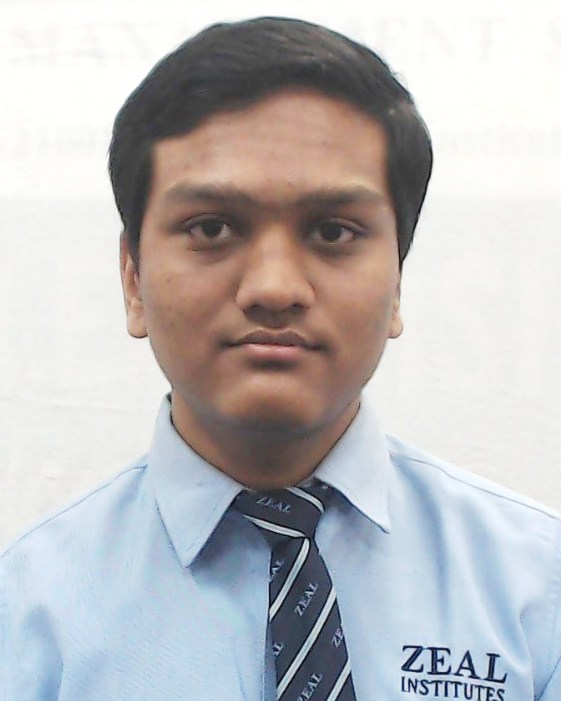
#> input picture HTML files/ZEAL_PROJECTS(WAD)/125UAD1349photo.jpg, 561 x 701 px, given in place of the camera
$ python face_detection.py
#> lines starting #> are read from the running program, lines starting #| are printed output that depends on the picture; after the words box and inside, x2 and y2 are one past the last pixel; in counts of white or black regions, pixels touching at a corner belong together
import cv2
import numpy as np


face_cascade = cv2.CascadeClassifier(
    cv2.data.haarcascades + "haarcascade_frontalface_default.xml"
)

eye_cascade = cv2.CascadeClassifier(
    cv2.data.haarcascades + "haarcascade_eye_tree_eyeglasses.xml"
)

smile_cascade = cv2.CascadeClassifier(
    cv2.data.haarcascades + "haarcascade_smile.xml"
)


video_cap = cv2.VideoCapture(0)

while True:
    ret, frame = video_cap.read()
#> frame is the input picture: shape (701, 561, 3); mean B, G, R 189, 187.5, 188.9
    if not ret:
        break


    gray = cv2.cvtColor(frame, cv2.COLOR_BGR2GRAY)
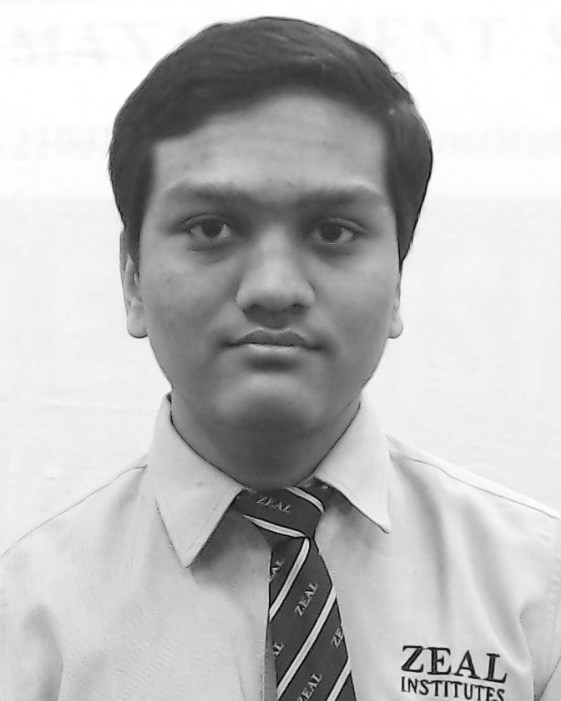
#> gray: shape (701, 561); min 1, max 255, mean 188.1

    faces = face_cascade.detectMultiScale(gray, 1.3, 5)
#> faces = [[97, 100, 337, 337]]

    for (x, y, w, h) in faces:

        cv2.rectangle(frame, (x, y), (x+w, y+h), (255, 0, 0), 2)
        cv2.putText(frame, "Face", (x, y-10),
                    cv2.FONT_HERSHEY_SIMPLEX, 0.7, (255, 0, 0), 2)

        roi_gray = gray[y:y+h, x:x+w]
        roi_color = frame[y:y+h, x:x+w]


        eyes = eye_cascade.detectMultiScale(roi_gray, 1.1, 5)
        for (ex, ey, ew, eh) in eyes:
            cv2.rectangle(roi_color, (ex, ey),
                          (ex+ew, ey+eh), (0, 255, 0), 2)


        smiles = smile_cascade.detectMultiScale(
            roi_gray,
            scaleFactor=1.7,
            minNeighbors=20
        )
        for (sx, sy, sw, sh) in smiles:
            cv2.rectangle(roi_color, (sx, sy),
                          (sx+sw, sy+sh), (0, 0, 255), 2)
            cv2.putText(frame, "Smile", (x+sx, y+sy-10),
                        cv2.FONT_HERSHEY_SIMPLEX, 0.6, (0, 0, 255), 2)
#> this loop made 1 pass
#> (x, y, w, h, eyes, smiles) on pass 1: (97, 100, 337, 337, [[206, 103, 60, 60], [81, 97, 66, 66]], [[120, 225, 104, 52], [86, 211, 177, 88]])
#> pass 1, `roi_gray = gray[y:y+h, x:x+w]`:
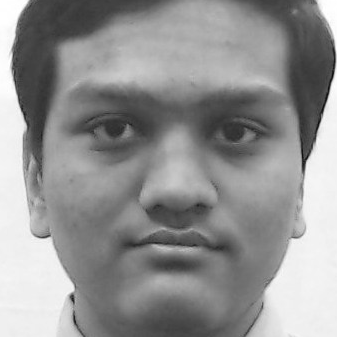
#> roi_gray: shape (337, 337); min 11, max 255, mean 146.3
#> pass 1, `roi_color = frame[y:y+h, x:x+w]`:
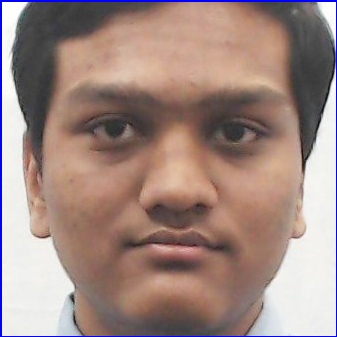
#> roi_color: shape (337, 337, 3); mean B, G, R 131, 137.2, 160.7
#> after the loop:
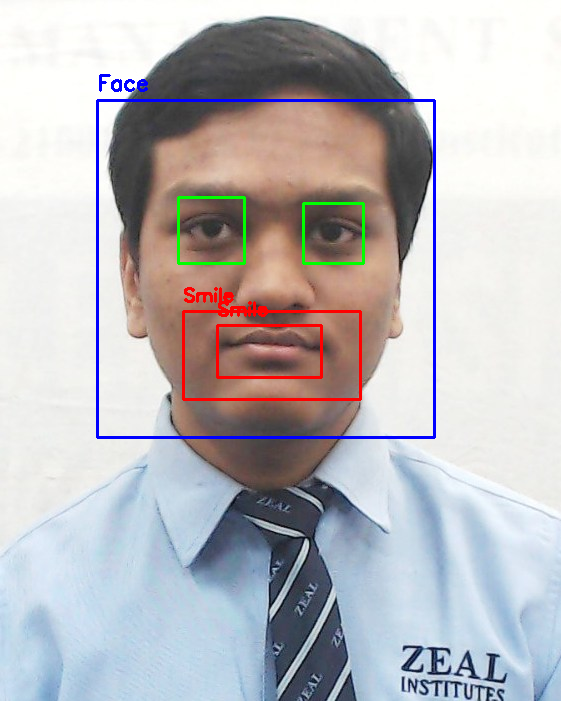
#> frame: shape (701, 561, 3); 2.32% of pixels changed, all inside (x1, y1, x2, y2) = (96, 74, 436, 439)
#> after the loop:
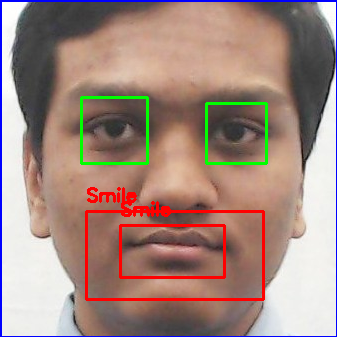
#> roi_color: shape (337, 337, 3); 4.17% of pixels changed, all inside (x1, y1, x2, y2) = (80, 96, 268, 301)


    hsv = cv2.cvtColor(frame, cv2.COLOR_BGR2HSV)
#> hsv: shape (701, 561, 3); mean H, S, V 54.4, 39.3, 202.7


    lower_skin = np.array([0, 20, 70], dtype=np.uint8)
    upper_skin = np.array([20, 255, 255], dtype=np.uint8)

    mask = cv2.inRange(hsv, lower_skin, upper_skin)
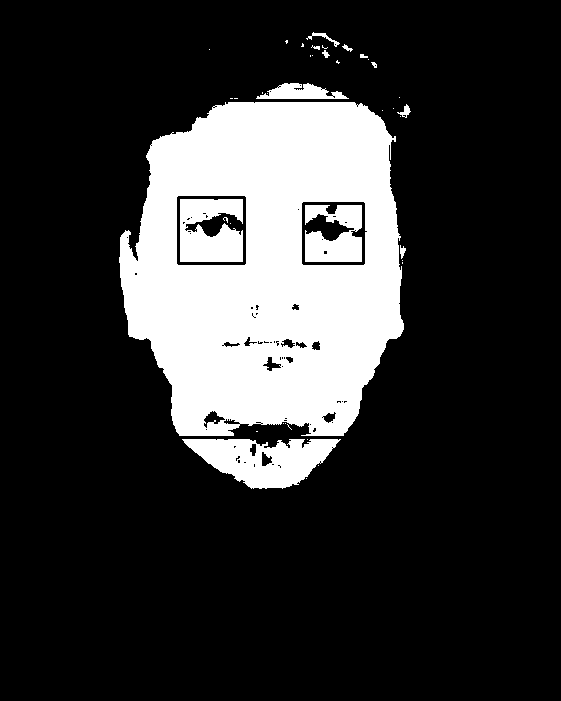
#> mask: shape (701, 561); 20.4% white; 40 white regions (27 under 20 px)


    mask = cv2.GaussianBlur(mask, (5, 5), 0)

    contours, _ = cv2.findContours(
        mask, cv2.RETR_TREE, cv2.CHAIN_APPROX_SIMPLE
    )
#> contours = 24 contours, 8 with area under 20; largest, box (x1, y1, x2, y2) and area: (117, 81, 408, 491) 88390, (235, 425, 308, 446) 804, (299, 30, 355, 54) 446, (303, 216, 346, 239) 380, (309, 43, 332, 60) 209

    if contours:
        max_contour = max(contours, key=cv2.contourArea)
#> max_contour = contour of 469 points, box (x1, y1, x2, y2) (117, 81, 408, 491), area 88390

        if cv2.contourArea(max_contour) > 5000:
            x, y, w, h = cv2.boundingRect(max_contour)
#> x = 117; y = 81; w = 291; h = 410
            cv2.rectangle(frame, (x, y),
                          (x+w, y+h), (0, 255, 255), 2)
            cv2.putText(frame, "Hand", (x, y-10),
                        cv2.FONT_HERSHEY_SIMPLEX, 0.7, (0, 255, 255), 2)
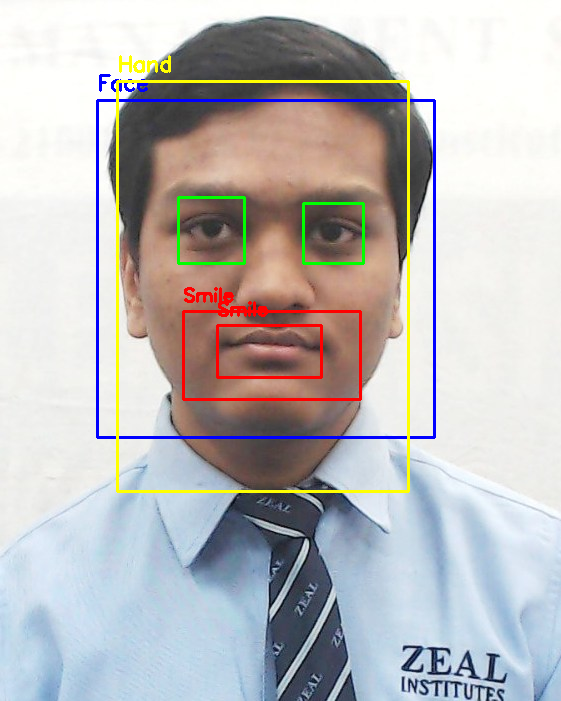
#> frame: shape (701, 561, 3); mean B, G, R 186.6, 186.2, 188.2


    cv2.imshow(" AI Vision System (Face + Eye + Smile + Hand)", frame)
    cv2.imshow("Hand Mask", mask)


    if cv2.waitKey(1) == ord("q"):
#> (key q is pressed here)
        break


video_cap.release()
cv2.destroyAllWindows()
